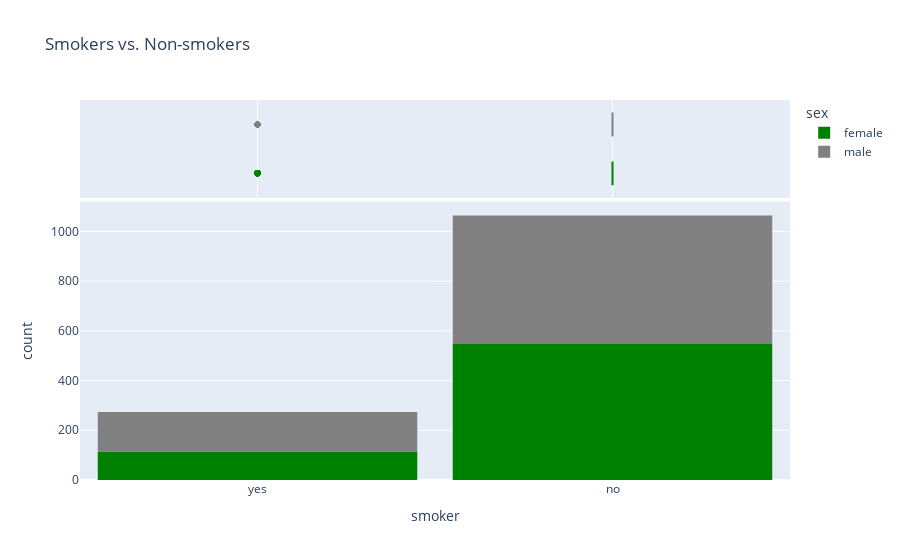

Notebook code for this chart:
### Code cell
medical_df.smoker.value_counts()

fig = px.histogram(medical_df, 
                   x='smoker', 
                   marginal='box', 
                   color='sex', 
                   color_discrete_sequence=['green', 'grey'], 
                   title='Smokers vs. Non-smokers')
fig.update_layout(bargap=0.1)
fig.show()

### Figure 1 — Plotly figure (JSON) as saved in the notebook; plotly's stock layout.template omitted (floating-point values rounded to 4 significant figures; data arrays with more than 128 entries replaced by an {"elided": "..."} marker saying what was removed)
{"data": [{"alignmentgroup": "True", "bingroup": "x", "hovertemplate": "sex=female<br>smoker=%{x}<br>count=%{y}<extra></extra>", "legendgroup": "female", "marker": {"color": "green", "pattern": {"shape": ""}}, "name": "female", "offsetgroup": "female", "orientation": "v", "showlegend": true, "type": "histogram", "x": {"elided": "662 str values"}, "xaxis": "x", "yaxis": "y"}, {"alignmentgroup": "True", "hovertemplate": "sex=female<br>smoker=%{x}<extra></extra>", "legendgroup": "female", "marker": {"color": "green"}, "name": "female", "notched": true, "offsetgroup": "female", "showlegend": false, "type": "box", "x": {"elided": "662 str values"}, "xaxis": "x2", "yaxis": "y2"}, {"alignmentgroup": "True", "bingroup": "x", "hovertemplate": "sex=male<br>smoker=%{x}<br>count=%{y}<extra></extra>", "legendgroup": "male", "marker": {"color": "grey", "pattern": {"shape": ""}}, "name": "male", "offsetgroup": "male", "orientation": "v", "showlegend": true, "type": "histogram", "x": {"elided": "676 str values"}, "xaxis": "x", "yaxis": "y"}, {"alignmentgroup": "True", "hovertemplate": "sex=male<br>smoker=%{x}<extra></extra>", "legendgroup": "male", "marker": {"color": "grey"}, "name": "male", "notched": true, "offsetgroup": "male", "showlegend": false, "type": "box", "x": {"elided": "676 str values"}, "xaxis": "x2", "yaxis": "y2"}], "layout": {"bargap": 0.1, "barmode": "relative", "legend": {"title": {"text": "sex"}, "tracegroupgap": 0}, "title": {"text": "Smokers vs. Non-smokers"}, "xaxis": {"anchor": "y", "domain": [0, 1], "title": {"text": "smoker"}}, "xaxis2": {"anchor": "y2", "domain": [0, 1], "matches": "x", "showgrid": true, "showticklabels": false}, "yaxis": {"anchor": "x", "domain": [0, 0.7326], "title": {"text": "count"}}, "yaxis2": {"anchor": "x2", "domain": [0.7426, 1], "matches": "y2", "showgrid": false, "showline": false, "showticklabels": false, "ticks": ""}}}
